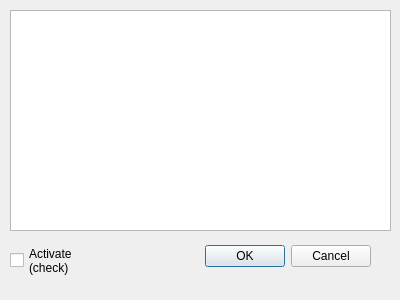
<?xml version="1.0" encoding="UTF-8"?>
<ui version="4.0">
 <class>HydroDataDialogBase</class>
 <widget class="QDialog" name="HydroDataDialogBase">
  <property name="geometry">
   <rect>
    <x>0</x>
    <y>0</y>
    <width>400</width>
    <height>300</height>
   </rect>
  </property>
  <property name="windowTitle">
   <string>Hydrology Data Tool</string>
  </property>
  <widget class="QDialogButtonBox" name="button_box">
   <property name="geometry">
    <rect>
     <x>30</x>
     <y>240</y>
     <width>341</width>
     <height>32</height>
    </rect>
   </property>
   <property name="orientation">
    <enum>Qt::Horizontal</enum>
   </property>
   <property name="standardButtons">
    <set>QDialogButtonBox::Cancel|QDialogButtonBox::Ok</set>
   </property>
  </widget>
  <widget class="QTextBrowser" name="txtFeedback">
   <property name="geometry">
    <rect>
     <x>10</x>
     <y>10</y>
     <width>381</width>
     <height>221</height>
    </rect>
   </property>
  </widget>
  <widget class="QCheckBox" name="chkActivate">
   <property name="geometry">
    <rect>
     <x>10</x>
     <y>240</y>
     <width>111</width>
     <height>41</height>
    </rect>
   </property>
   <property name="text">
    <string>Activate
(check)</string>
   </property>
  </widget>
 </widget>
 <resources/>
 <connections>
  <connection>
   <sender>button_box</sender>
   <signal>accepted()</signal>
   <receiver>HydroDataDialogBase</receiver>
   <slot>accept()</slot>
   <hints>
    <hint type="sourcelabel">
     <x>20</x>
     <y>20</y>
    </hint>
    <hint type="destinationlabel">
     <x>20</x>
     <y>20</y>
    </hint>
   </hints>
  </connection>
  <connection>
   <sender>button_box</sender>
   <signal>rejected()</signal>
   <receiver>HydroDataDialogBase</receiver>
   <slot>reject()</slot>
   <hints>
    <hint type="sourcelabel">
     <x>20</x>
     <y>20</y>
    </hint>
    <hint type="destinationlabel">
     <x>20</x>
     <y>20</y>
    </hint>
   </hints>
  </connection>
 </connections>
</ui>
